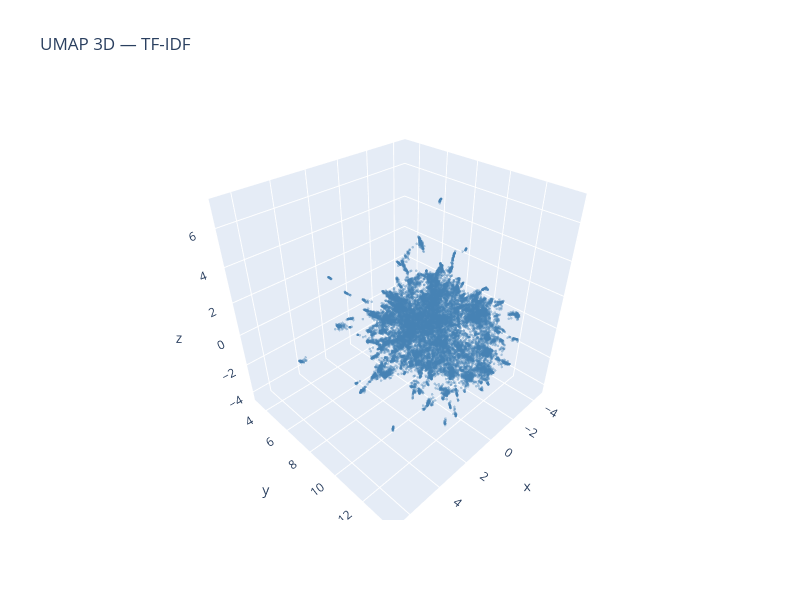
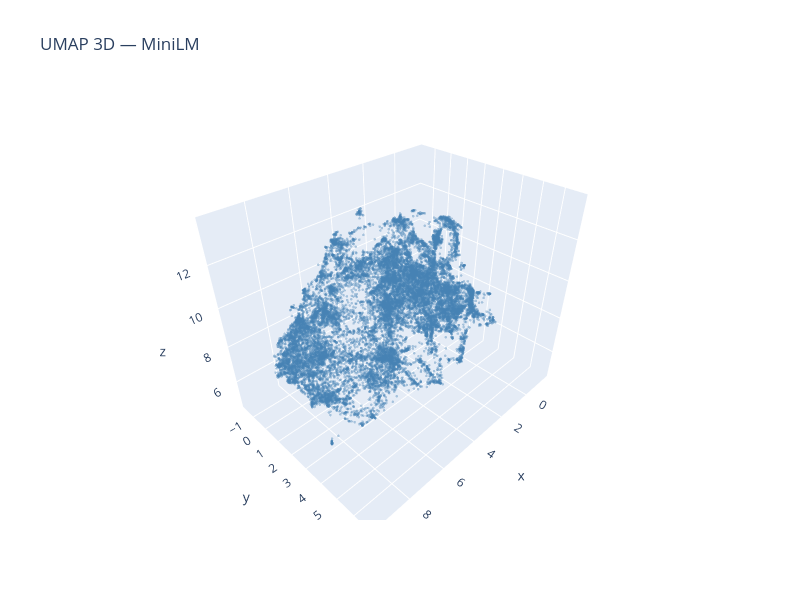
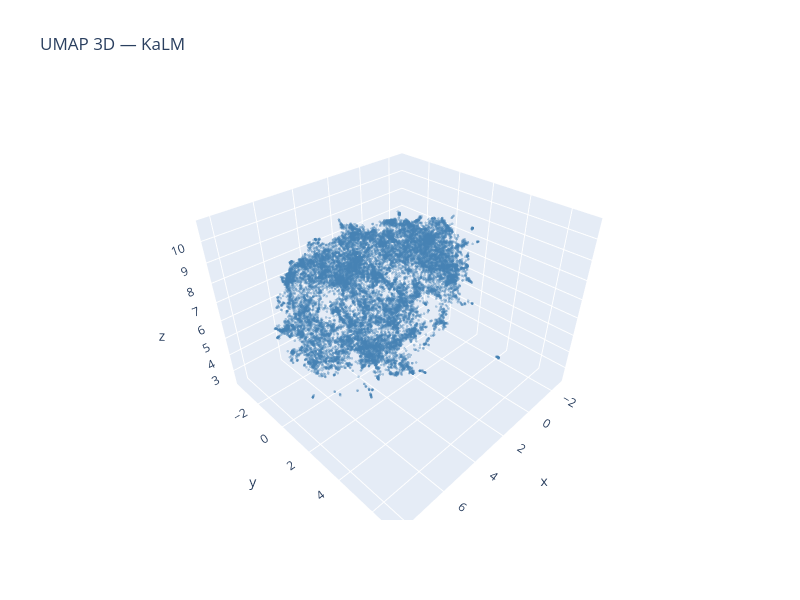

Here is the notebook cell these charts were saved with, in order:
### Code cell
import plotly.graph_objects as go

sample_idx = np.random.RandomState(42).choice(len(df), size=20000, replace=False)

for data, title in [
    (tfidf_umap3, "TF-IDF"),
    (minilm_umap3, "MiniLM"),
    (kalm_umap3, "KaLM"),
]:
    fig = go.Figure(
        data=[
            go.Scatter3d(
                x=data[sample_idx, 0],
                y=data[sample_idx, 1],
                z=data[sample_idx, 2],
                mode="markers",
                marker=dict(size=1.5, opacity=0.4, color="steelblue"),
            )
        ]
    )
    fig.update_layout(title=f"UMAP 3D — {title}", width=800, height=600)
    fig.show()

### Figure 1 — Plotly figure (JSON) as saved in the notebook; plotly's stock layout.template omitted (floating-point values rounded to 4 significant figures; data arrays with more than 128 entries replaced by an {"elided": "..."} marker saying what was removed)
{"data": [{"marker": {"color": "steelblue", "opacity": 0.4, "size": 1.5}, "mode": "markers", "type": "scatter3d", "x": {"elided": "20000 float values"}, "y": {"elided": "20000 float values"}, "z": {"elided": "20000 float values"}}], "layout": {"height": 600, "title": {"text": "UMAP 3D — TF-IDF"}, "width": 800}}

### Figure 2 — Plotly figure (JSON) as saved in the notebook; plotly's stock layout.template omitted (floating-point values rounded to 4 significant figures; data arrays with more than 128 entries replaced by an {"elided": "..."} marker saying what was removed)
{"data": [{"marker": {"color": "steelblue", "opacity": 0.4, "size": 1.5}, "mode": "markers", "type": "scatter3d", "x": {"elided": "20000 float values"}, "y": {"elided": "20000 float values"}, "z": {"elided": "20000 float values"}}], "layout": {"height": 600, "title": {"text": "UMAP 3D — MiniLM"}, "width": 800}}

### Figure 3 — Plotly figure (JSON) as saved in the notebook; plotly's stock layout.template omitted (floating-point values rounded to 4 significant figures; data arrays with more than 128 entries replaced by an {"elided": "..."} marker saying what was removed)
{"data": [{"marker": {"color": "steelblue", "opacity": 0.4, "size": 1.5}, "mode": "markers", "type": "scatter3d", "x": {"elided": "20000 float values"}, "y": {"elided": "20000 float values"}, "z": {"elided": "20000 float values"}}], "layout": {"height": 600, "title": {"text": "UMAP 3D — KaLM"}, "width": 800}}
